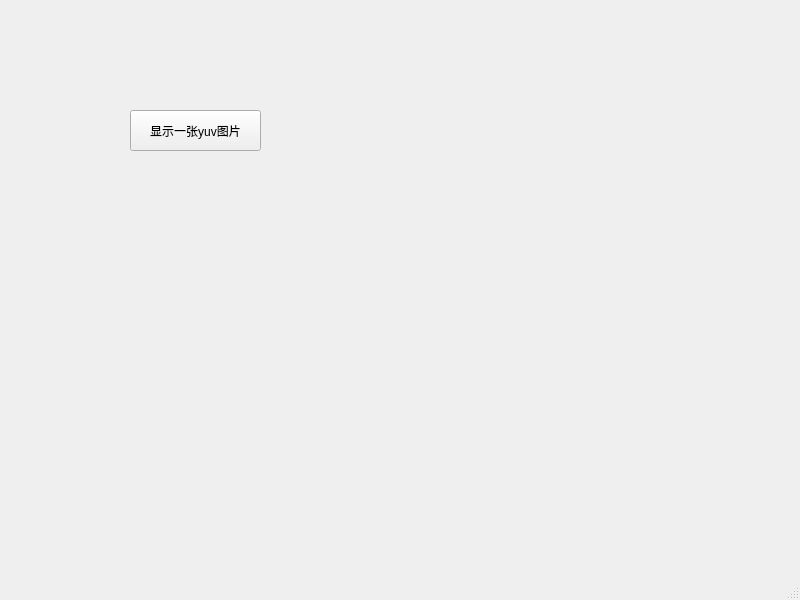
<?xml version="1.0" encoding="UTF-8"?>
<ui version="4.0">
 <class>MainWindow</class>
 <widget class="QMainWindow" name="MainWindow">
  <property name="geometry">
   <rect>
    <x>0</x>
    <y>0</y>
    <width>800</width>
    <height>600</height>
   </rect>
  </property>
  <property name="windowTitle">
   <string>MainWindow</string>
  </property>
  <widget class="QWidget" name="centralwidget">
   <widget class="QPushButton" name="pushButton">
    <property name="geometry">
     <rect>
      <x>130</x>
      <y>110</y>
      <width>131</width>
      <height>41</height>
     </rect>
    </property>
    <property name="text">
     <string>显示一张yuv图片</string>
    </property>
   </widget>
  </widget>
  <widget class="QMenuBar" name="menubar">
   <property name="geometry">
    <rect>
     <x>0</x>
     <y>0</y>
     <width>800</width>
     <height>37</height>
    </rect>
   </property>
  </widget>
  <widget class="QStatusBar" name="statusbar"/>
 </widget>
 <resources/>
 <connections/>
</ui>
